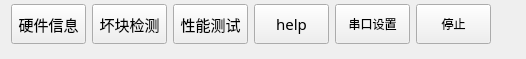
<?xml version="1.0" encoding="UTF-8"?>
<ui version="4.0">
 <class>MainWindow</class>
 <widget class="QWidget" name="MainWindow">
  <property name="geometry">
   <rect>
    <x>0</x>
    <y>0</y>
    <width>526</width>
    <height>59</height>
   </rect>
  </property>
  <property name="windowTitle">
   <string>Form</string>
  </property>
  <widget class="QPushButton" name="HwInfoBtn">
   <property name="enabled">
    <bool>true</bool>
   </property>
   <property name="geometry">
    <rect>
     <x>11</x>
     <y>4</y>
     <width>75</width>
     <height>40</height>
    </rect>
   </property>
   <property name="minimumSize">
    <size>
     <width>60</width>
     <height>40</height>
    </size>
   </property>
   <property name="baseSize">
    <size>
     <width>60</width>
     <height>30</height>
    </size>
   </property>
   <property name="font">
    <font>
     <family>Agency FB</family>
     <pointsize>11</pointsize>
    </font>
   </property>
   <property name="text">
    <string>硬件信息</string>
   </property>
  </widget>
  <widget class="QPushButton" name="NandBadCheckBtn">
   <property name="geometry">
    <rect>
     <x>92</x>
     <y>4</y>
     <width>75</width>
     <height>40</height>
    </rect>
   </property>
   <property name="minimumSize">
    <size>
     <width>60</width>
     <height>40</height>
    </size>
   </property>
   <property name="font">
    <font>
     <family>Agency FB</family>
     <pointsize>11</pointsize>
    </font>
   </property>
   <property name="text">
    <string>坏块检测</string>
   </property>
  </widget>
  <widget class="QPushButton" name="NandPerformanceBtn">
   <property name="geometry">
    <rect>
     <x>173</x>
     <y>4</y>
     <width>75</width>
     <height>40</height>
    </rect>
   </property>
   <property name="minimumSize">
    <size>
     <width>60</width>
     <height>40</height>
    </size>
   </property>
   <property name="font">
    <font>
     <family>Agency FB</family>
     <pointsize>11</pointsize>
    </font>
   </property>
   <property name="text">
    <string>性能测试</string>
   </property>
  </widget>
  <widget class="QPushButton" name="HelpBtn">
   <property name="geometry">
    <rect>
     <x>254</x>
     <y>4</y>
     <width>75</width>
     <height>40</height>
    </rect>
   </property>
   <property name="minimumSize">
    <size>
     <width>60</width>
     <height>40</height>
    </size>
   </property>
   <property name="font">
    <font>
     <family>Agency FB</family>
     <pointsize>11</pointsize>
    </font>
   </property>
   <property name="text">
    <string>help</string>
   </property>
  </widget>
  <widget class="QPushButton" name="SerialBtn">
   <property name="enabled">
    <bool>true</bool>
   </property>
   <property name="geometry">
    <rect>
     <x>335</x>
     <y>4</y>
     <width>75</width>
     <height>40</height>
    </rect>
   </property>
   <property name="text">
    <string>串口设置</string>
   </property>
   <property name="iconSize">
    <size>
     <width>16</width>
     <height>16</height>
    </size>
   </property>
  </widget>
  <widget class="QPushButton" name="Stop">
   <property name="geometry">
    <rect>
     <x>416</x>
     <y>4</y>
     <width>75</width>
     <height>40</height>
    </rect>
   </property>
   <property name="text">
    <string>停止</string>
   </property>
  </widget>
  <zorder>NandBadCheckBtn</zorder>
  <zorder>NandPerformanceBtn</zorder>
  <zorder>HelpBtn</zorder>
  <zorder>SerialBtn</zorder>
  <zorder>HwInfoBtn</zorder>
  <zorder>Stop</zorder>
 </widget>
 <resources/>
 <connections/>
</ui>
